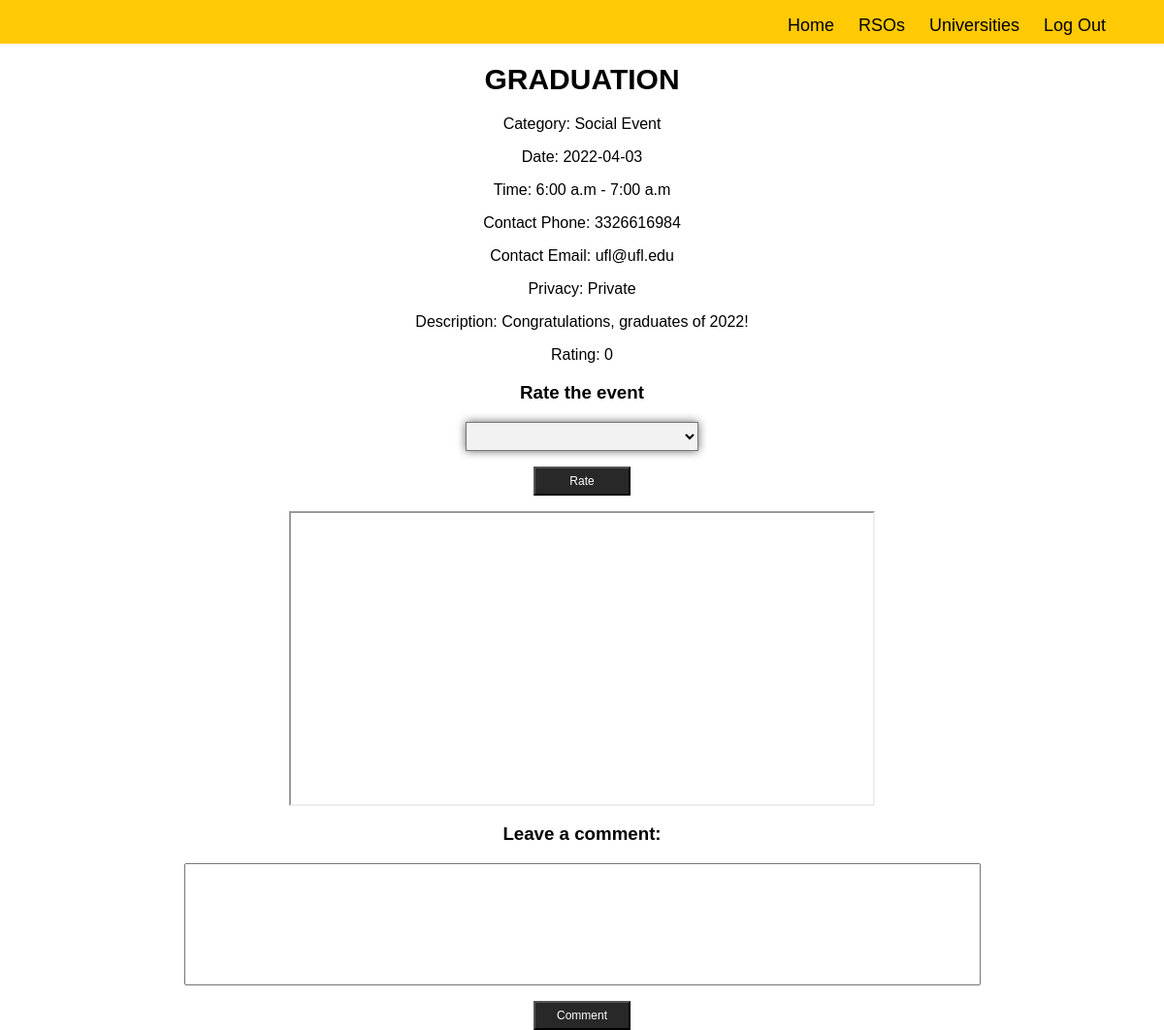
Screenshot of /event_page.php?eventId=15 with the database file from the repository.
### tables this page shows
CREATE TABLE event (
	eventId int AUTO_INCREMENT,
    eventName varchar(255) NOT NULL UNIQUE,
    eventCategory varchar(255) NOT NULL,
    eventDescription varchar(255),
    eventDate date NOT NULL,
    eventTime int NOT NULL,
    eventLocationId int NOT NULL,
    eventContactPhone varchar(11) NOT NULL,
    eventContactEmail varchar(255) NOT NULL,
    eventUnivId int not NULL,
    eventPrivacy tinyint not NULL,
    eventRsoId int,
    PRIMARY KEY (eventId),
    FOREIGN KEY (eventUnivId) REFERENCES university (univId) ON DELETE CASCADE,
    FOREIGN KEY (eventLocationId) REFERENCES location (locationId) ON DELETE CASCADE,
    FOREIGN KEY (eventRsoId) REFERENCES rso (rsoId) ON DELETE CASCADE
);

CREATE TABLE location (
    locationId int AUTO_INCREMENT,
    locationAddress varchar(255) NOT NULL,
    locationLatitude DECIMAL(10,8),
    locationLongitude DECIMAL(11,8),
    PRIMARY KEY (locationId, locationAddress)
);

### includes/convert_tools.php (called while the page is built, shortened)
<?php
    function fetch_location ($db, $locId) {
        $query = "SELECT locationAddress FROM location WHERE locationId = $locId";
        $result = mysqli_query($db, $query);
        if ($row= mysqli_fetch_assoc($result)) {
            return $row['locationAddress'];
        }
    }
    function privacy ($priv) {
        switch ($priv) {
            case 1:
                return "Private";
        }
    }
    function time_slot ($time_slot) {
        switch ($time_slot) {
            case 6:
                return "6:00 a.m - 7:00 a.m ";
        }
    }
    ?>

### event_page.php (the view, shortened to what this page needs)
<?php
    require_once 'includes/header.php';
    require_once 'includes/convert_tools.php';
    include 'includes/comment-inc.php';
?>
<link rel="stylesheet" type="text/css" href="style_comment.css">
<?php
    $eid = $_GET['eventId'];
    $get_event = "SELECT * FROM event WHERE eventId = $eid";
    $result = mysqli_query($db, $get_event);
    $event_info = mysqli_fetch_array($result);
    $query = "SELECT AVG(ratingValue) FROM event_rating WHERE rating_eventId = $eid";
    $result = mysqli_query($db, $query);
    $result = mysqli_fetch_array($result);
    if ($result != 0) {
        $event_rating = round($result['AVG(ratingValue)'], 2);
    } else {
        $event_rating = 0;
    }
    $event_id = $event_info['eventId'];
    $event_name= $event_info['eventName'];
    $event_category = $event_info['eventCategory'];
    $event_description = $event_info['eventDescription'];
    $event_date = $event_info['eventDate'];
    $event_time = time_slot($event_info['eventTime']);
    $event_locId = $event_info['eventLocationId'];
    $event_phone = $event_info['eventContactPhone'];
    $event_email = $event_info['eventContactEmail'];
    $event_privacy = privacy($event_info['eventPrivacy']);
    $address = fetch_location($db, $event_locId);
    $display_block = "
    <h1 style=text-align:center> $event_name </h1>
    <p align=center> Category: $event_category </p>
    <p align=center> Date: $event_date </p>
    <p align=center> Time: $event_time </p>
    <p align=center> Contact Phone: $event_phone </p>
    <p align=center> Contact Email: $event_email </p>
    <p align=center> Privacy: $event_privacy </p>
    <p align=center> Description: $event_description </p>
    <p align=center> Rating: ".$event_rating."</p>
    ";
     print $display_block;
?>
<h3 style="text-align:center">Rate the event</h3>
<?php
echo "<form action='".rateEvent($db)."' method='post'>
    <input type='hidden' name='rating_eventId' value='".$event_id."'>
    <select id='ratingValue' name='ratingValue'>
        <option value=''></option>
        <option value='1'> 1 </option>
        <option value='2'> 2 </option>
        <option value='3'> 3 </option>
        <option value='4'> 4 </option>
        <option value='5'> 5 </option>
    </select>
    <p align=center><button type='submit' name='eventRate'>Rate</button></p>
</form>";
?>
<div>
<iframe width="50%" height="300" src="https://maps.google.com/maps?q=<?php echo $address; ?>&output=embed"></iframe>
</div>
<h3 style="text-align:center">Leave a comment:</h3>
<?php
echo "<form action='".setComments($db)."' method='post'>
    <input type='hidden' name='comment_eventId' value='".$event_id."'>
    <input type='hidden' name='comment_userName' value='".$_SESSION['user_username']."'>
    <input type='hidden' name='comment_datetime' value='".date('Y-m-d H:i:s')."'>
    <textarea name='comment_msg' rows='8' cols='100'></textarea>
    <p align=center><button type='submit' name='commentSubmit'>Comment</button></p>
</form>";
?>

### style.css (style rules this page uses)
html { width: 100%; height: 100%; font-family: Helvetica, Arial, sans-serif; }
body { padding: 0; margin: 0; }
h1 { text-transform: uppercase; font-size: 30px; }
div { width: 100%; margin: 0 auto; text-align: center; }
select { display: block; margin: 15px auto; text-align: center; box-shadow: 0 0 10px #666; width: 240px; height: 30px; background-color: #f2f2f2; }
textarea { display: block; resize: none; margin: 15px auto; }
button { width: 240px; height: 60px; font: 25px Monaco, Monospace; background-color: #ba9b37; color: #ffffff; }

### style_comment.css (style rules this page uses)
html { width: 100%; height: 100%; font-family: Helvetica, Arial, sans-serif; }
body { padding: 0; margin: 0; }
h1 { text-transform: uppercase; font-size: 30px; }
div { width: 100%; margin: 0 auto; text-align: center; }
select { display: block; margin: 15px auto; text-align: center; box-shadow: 0 0 10px #666; width: 240px; height: 30px; background-color: #f2f2f2; }
textarea { display: block; resize: none; margin: 15px auto; }
button { width: 100px; height: 30px; font-family: arial; font-weight: 400; font-size: 12px; background-color: #282828; color: #fff; }

### rows the page displays
event: eventName "GRADUATION", eventCategory "Social Event", eventDate "2022-04-03", eventTime "6:00 a.m - 7:00 a.m", eventContactPhone "3326616984", eventContactEmail "ufl@ufl.edu", eventPrivacy "Private", eventDescription "Congratulations, graduates of 2022!"

### other values shown
$event_rating "0"
